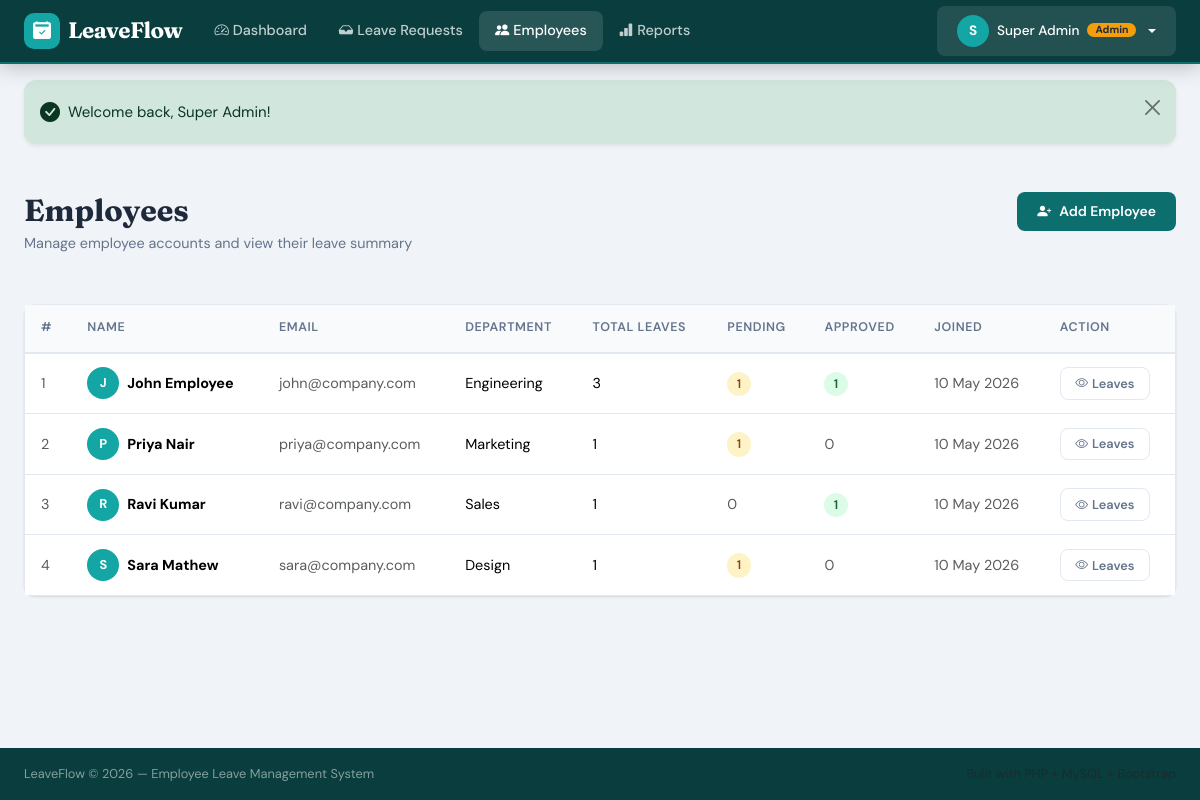
Page /admin/employees.php (signed in) on the committed database.
### tables this page shows
CREATE TABLE users (
    id         INT AUTO_INCREMENT PRIMARY KEY,
    name       VARCHAR(100)             NOT NULL,
    email      VARCHAR(150)             NOT NULL UNIQUE,
    password   VARCHAR(255)             NOT NULL,
    role       ENUM('admin','employee') NOT NULL DEFAULT 'employee',
    department VARCHAR(100)             DEFAULT NULL,
    created_at TIMESTAMP                DEFAULT CURRENT_TIMESTAMP
);

### admin/employees.php (the view, shortened to what this page needs)
<?php
$db = getDB();
$employees = $db->query("
    SELECT u.*,
           COUNT(l.id)                                           AS total_leaves,
           SUM(l.status = 'Pending')                            AS pending,
           SUM(l.status = 'Approved')                           AS approved
    FROM users u
    LEFT JOIN leaves l ON l.user_id = u.id
    WHERE u.role = 'employee'
    GROUP BY u.id
    ORDER BY u.name
")->fetchAll();
include dirname(__DIR__) . '/components/head.php';
?>
<?php include dirname(__DIR__) . '/components/navbar.php'; ?>
<?php include dirname(__DIR__) . '/components/flash.php'; ?>
<div class="page-wrapper">
  <div class="container-fluid px-4">
    <div class="page-header d-flex justify-content-between align-items-start flex-wrap gap-3">
      <div>
        <h1 class="page-title">Employees</h1>
        <p class="page-subtitle">Manage employee accounts and view their leave summary</p>
      </div>
      <a href="/leave_management/auth/register.php" class="btn btn-primary">
        <i class="bi bi-person-plus-fill me-2"></i>Add Employee
      </a>
    </div>
    <div class="card animate-in">
      <div class="card-body p-0">
        <?php if (empty($employees)): ?>
          <div class="empty-state">
            <i class="bi bi-people"></i>
            <h5>No Employees Yet</h5>
            <p>Add your first employee to get started.</p>
          </div>
        <?php else: ?>
          <div class="table-responsive">
            <table class="table table-custom mb-0">
              <thead>
                <tr>
                  <th>#</th>
                  <th>Name</th>
                  <th>Email</th>
                  <th>Department</th>
                  <th>Total Leaves</th>
                  <th>Pending</th>
                  <th>Approved</th>
                  <th>Joined</th>
                  <th>Action</th>
                </tr>
              </thead>
              <tbody>
                <?php foreach ($employees as $i => $emp): ?>
                  <tr>
                    <td class="text-muted"><?= $i + 1 ?></td>
                    <td>
                      <div class="d-flex align-items-center gap-2">
                        <div class="user-avatar" style="width:32px;height:32px;font-size:.8rem">
                          <?= strtoupper(substr($emp['name'], 0, 1)) ?>
                        </div>
                        <strong><?= htmlspecialchars($emp['name']) ?></strong>
                      </div>
                    </td>
                    <td class="text-muted"><?= htmlspecialchars($emp['email']) ?></td>
                    <td><?= htmlspecialchars($emp['department'] ?? '—') ?></td>
                    <td><?= $emp['total_leaves'] ?></td>
                    <td>
                      <?php if ($emp['pending'] > 0): ?>
                        <span class="badge-status status-pending"><?= $emp['pending'] ?></span>
                      <?php else: ?>
                        <span class="text-muted">0</span>
                      <?php endif; ?>
                    </td>
                    <td>
                      <?php if ($emp['approved'] > 0): ?>
                        <span class="badge-status status-approved"><?= $emp['approved'] ?></span>
                      <?php else: ?>
                        <span class="text-muted">0</span>
                      <?php endif; ?>
                    </td>
                    <td class="text-muted"><?= date('d M Y', strtotime($emp['created_at'])) ?></td>
                    <td>
                      <a href="/leave_management/admin/requests.php?user_id=<?= $emp['id'] ?>"
                         class="btn btn-outline-secondary btn-sm">
                        <i class="bi bi-eye me-1"></i>Leaves
                      </a>
                    </td>
                  </tr>
                <?php endforeach; ?>
              </tbody>
            </table>
          </div>
        <?php endif; ?>
      </div>
    </div>
  </div>
</div>
<?php include dirname(__DIR__) . '/components/footer.php'; ?>

### assets/css/style.css (style rules this page uses)
:root { --primary: #0d6e6e; --primary-light: #14a5a5; --primary-dark: #084f4f; --accent: #f59e0b; --accent-light: #fcd34d; --danger: #dc2626; --success: #16a34a; --warning: #d97706; --bg-body: #f0f4f8; --bg-card: #ffffff; --bg-nav: #0a3d3d; --text-primary: #1e293b; --text-secondary: #64748b; --text-muted: #94a3b8; --border: #e2e8f0; --shadow-sm: 0 1px 3px rgba(0,0,0,.08), 0 1px 2px rgba(0,0,0,.06); --shadow-md: 0 4px 16px rgba(0,0,0,.10); --shadow-lg: 0 10px 40px rgba(0,0,0,.12); --radius-sm: 8px; --radius-md: 12px; --radius-lg: 20px; --font-body: 'DM Sans', sans-serif; --font-display: 'Fraunces', serif; --nav-height: 64px; }
*, *::before, *::after { box-sizing: border-box; }
html { scroll-behavior: smooth; }
body { font-family: var(--font-body); background-color: var(--bg-body); color: var(--text-primary); min-height: 100vh; display: flex; flex-direction: column; font-size: 15px; line-height: 1.6; }
.user-avatar { width: 32px; height: 32px; background: var(--primary-light); border-radius: 50%; display: flex; align-items: center; justify-content: center; font-weight: 700; font-size: .85rem; color: white; }
.page-wrapper { flex: 1; padding: 2rem 0 3rem; }
.page-header { margin-bottom: 2rem; }
.page-title { font-family: var(--font-display); font-size: 1.9rem; font-weight: 700; color: var(--text-primary); margin-bottom: .25rem; }
.page-subtitle { color: var(--text-secondary); font-size: .9rem; }
.card { background: var(--bg-card); border: 1px solid var(--border); border-radius: var(--radius-md); box-shadow: var(--shadow-sm); transition: box-shadow .2s; }
.card-body { padding: 1.5rem; }
.badge-status { padding: .35em .75em; border-radius: 50px; font-size: .78rem; font-weight: 600; letter-spacing: .3px; }
.status-pending { background: #fef3c7; color: #92400e; }
.status-approved { background: #dcfce7; color: #166534; }
.table-custom { border-collapse: separate; border-spacing: 0; }
.table-custom thead th { background: #f8fafc; color: var(--text-secondary); font-size: .78rem; font-weight: 600; text-transform: uppercase; letter-spacing: .6px; border-bottom: 2px solid var(--border); padding: .85rem 1rem; white-space: nowrap; }
.table-custom tbody td { padding: .85rem 1rem; border-bottom: 1px solid var(--border); vertical-align: middle; font-size: .9rem; }
.table-custom tbody tr:last-child td { border-bottom: none; }
.btn { font-family: var(--font-body); font-weight: 600; font-size: .875rem; border-radius: var(--radius-sm); padding: .55rem 1.25rem; transition: all .2s; border: none; }
.btn-primary { background: var(--primary); color: white; }
.btn-outline-secondary { border: 1.5px solid var(--border); color: var(--text-secondary); background: white; }
.btn-sm { font-size: .8rem; padding: .35rem .9rem; }
.animate-in { animation: fadeInUp .35s ease both; }

### rows in the picture
users: name "J", name "John Employee", email "john@company.com", department "Engineering", total_leaves "3", pending "1", approved "1", created_at "10 May 2026"
users: name "P", name "Priya Nair", email "priya@company.com", department "Marketing", total_leaves "1", pending "1", shows "0", created_at "10 May 2026"
users: name "R", name "Ravi Kumar", email "ravi@company.com", department "Sales", total_leaves "1", shows "0", approved "1", created_at "10 May 2026"
users: name "S", name "Sara Mathew", email "sara@company.com", department "Design", total_leaves "1", pending "1", shows "0", created_at "10 May 2026"

### other values in the picture
substr($user['name'], 0, 1) "S"
$user['name'] "Super Admin"
$flash['message'] "Welcome back, Super Admin!"
